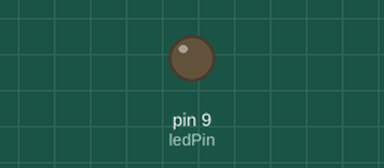
A sketch run on a simulated Arduino Uno, built with avr-gcc and run on an emulated ATmega328P. Shown: output pins drawn as LEDs (lit = HIGH).

Above: at 0.6 s.
At 2.42 s:
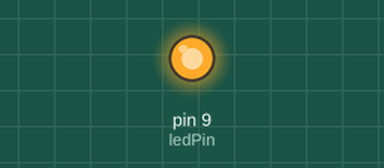
Timing chart, 0 to 3.0 s (numbered marks = the images above):
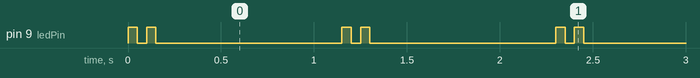

The sketch:

rapidBlink.ino
```cpp
int ledPin = 9;

void setup()
{
  pinMode(ledPin, OUTPUT);
}

void loop()
{
  digitalWrite(ledPin, HIGH);
  delay(50);
  digitalWrite(ledPin, LOW);
  delay(50);
  digitalWrite(ledPin, HIGH);
  delay(50);
  digitalWrite(ledPin, LOW);
  delay(1000);
}
```

Measured:
- by itself, pin 9 (ledPin): repeats every 1.2 s: LOW 0.05 s, HIGH 0.05 s, LOW 1.0 s, HIGH 0.05 s
- by itself, everything shown: repeats every 1.2 s, in 4 steps
